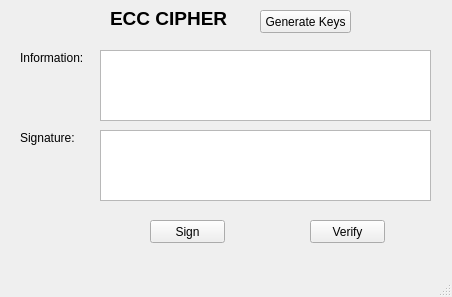
<?xml version="1.0" encoding="UTF-8"?>
<ui version="4.0">
 <class>MainWindow</class>
 <widget class="QMainWindow" name="MainWindow">
  <property name="geometry">
   <rect>
    <x>0</x>
    <y>0</y>
    <width>452</width>
    <height>297</height>
   </rect>
  </property>
  <property name="windowTitle">
   <string>ECC Cipher</string>
  </property>
  <widget class="QWidget" name="centralwidget">
   <widget class="QLabel" name="label">
    <property name="geometry">
     <rect>
      <x>110</x>
      <y>10</y>
      <width>131</width>
      <height>16</height>
     </rect>
    </property>
    <property name="font">
     <font>
      <pointsize>14</pointsize>
      <weight>75</weight>
      <bold>true</bold>
     </font>
    </property>
    <property name="text">
     <string>ECC CIPHER</string>
    </property>
   </widget>
   <widget class="QPushButton" name="btn_gen_keys">
    <property name="geometry">
     <rect>
      <x>260</x>
      <y>10</y>
      <width>91</width>
      <height>23</height>
     </rect>
    </property>
    <property name="text">
     <string>Generate Keys</string>
    </property>
   </widget>
   <widget class="QLabel" name="label_5">
    <property name="geometry">
     <rect>
      <x>20</x>
      <y>130</y>
      <width>71</width>
      <height>16</height>
     </rect>
    </property>
    <property name="text">
     <string>&lt;html&gt;&lt;head/&gt;&lt;body&gt;&lt;p&gt;Signature:&lt;/p&gt;&lt;/body&gt;&lt;/html&gt;</string>
    </property>
   </widget>
   <widget class="QTextEdit" name="txt_info">
    <property name="geometry">
     <rect>
      <x>100</x>
      <y>50</y>
      <width>331</width>
      <height>71</height>
     </rect>
    </property>
   </widget>
   <widget class="QLabel" name="label_3">
    <property name="geometry">
     <rect>
      <x>20</x>
      <y>50</y>
      <width>71</width>
      <height>16</height>
     </rect>
    </property>
    <property name="text">
     <string>&lt;html&gt;&lt;head/&gt;&lt;body&gt;&lt;p&gt;Information:&lt;/p&gt;&lt;/body&gt;&lt;/html&gt;</string>
    </property>
   </widget>
   <widget class="QTextEdit" name="txt_sign">
    <property name="geometry">
     <rect>
      <x>100</x>
      <y>130</y>
      <width>331</width>
      <height>71</height>
     </rect>
    </property>
   </widget>
   <widget class="QPushButton" name="btn_verify">
    <property name="geometry">
     <rect>
      <x>310</x>
      <y>220</y>
      <width>75</width>
      <height>23</height>
     </rect>
    </property>
    <property name="text">
     <string>Verify</string>
    </property>
   </widget>
   <widget class="QPushButton" name="btn_sign">
    <property name="geometry">
     <rect>
      <x>150</x>
      <y>220</y>
      <width>75</width>
      <height>23</height>
     </rect>
    </property>
    <property name="text">
     <string>Sign</string>
    </property>
   </widget>
  </widget>
  <widget class="QMenuBar" name="menubar">
   <property name="geometry">
    <rect>
     <x>0</x>
     <y>0</y>
     <width>452</width>
     <height>21</height>
    </rect>
   </property>
  </widget>
  <widget class="QStatusBar" name="statusbar"/>
 </widget>
 <resources/>
 <connections/>
</ui>
